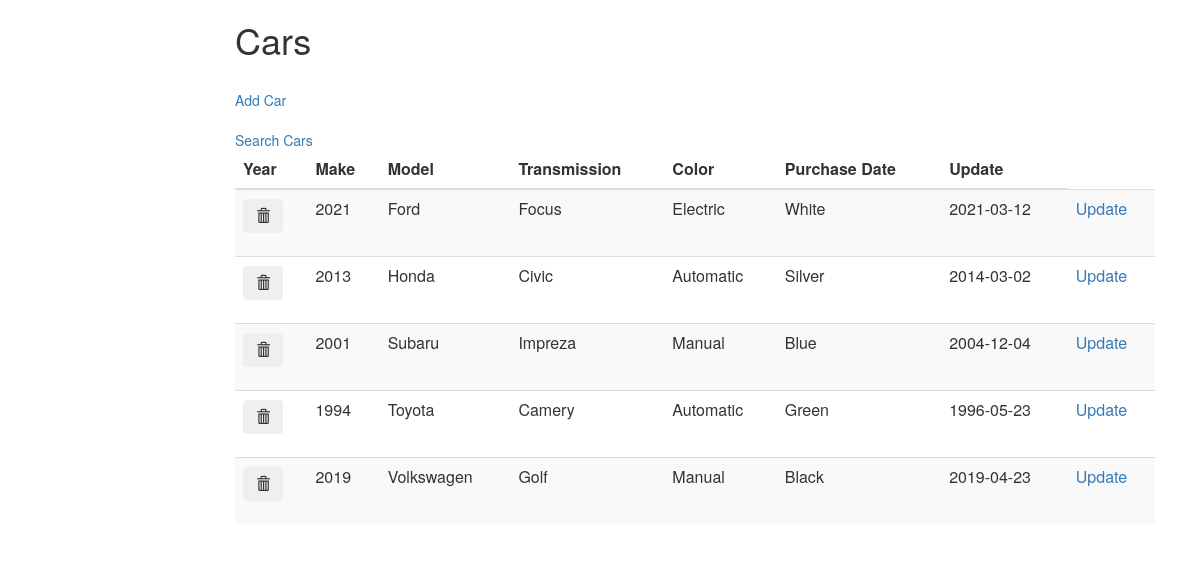
The page /view.php on the database its author committed.
### tables this page shows
CREATE TABLE IF NOT EXISTS cars (
id INT UNSIGNED AUTO_INCREMENT NOT NULL PRIMARY KEY,
        carYear INT(4) DEFAULT NULL,
        carMake VARCHAR(50) DEFAULT NULL,
        carModel VARCHAR(50) DEFAULT NULL,
        carTrans VARCHAR(50) DEFAULT NULL,
        carColor VARCHAR(50) DEFAULT NULL,
        carPurchase DATE
        
        
);

### model/cars.php (called while the page is built, shortened)
<?php
class Cars{
    private $carData;
    public function __construct($configFile){
        if ($ini = parse_ini_file($configFile)){
            $carPDO = new PDO ("mysql:host=" .$ini['servername'] . ";port=" .$ini['port'] . ";dbname=" . $ini['dbname'], $ini['username'], $ini['password']);
            $carPDO->setAttribute(PDO::ATTR_EMULATE_PREPARES, false);
            $carPDO->setAttribute(PDO::ATTR_ERRMODE, PDO::ERRMODE_EXCEPTION);
            $this->carData = $carPDO;
        }
        else{
            throw new Exception("<h2>Creation of database object failed!</h2>", 0, null);
        }
    }
    public function getCars () {
        $results = [];
        $carTable = $this->carData;
        $stmt = $carTable->prepare("SELECT id, carYear, carMake, carModel, carTrans, carColor, carPurchase FROM cars ORDER BY carMake");
        if ( $stmt->execute() && $stmt->rowCount() > 0 )
        {
             $results = $stmt->fetchAll(PDO::FETCH_ASSOC);
         }
         return ($results);
    }
}
?>

### view.php (the view, shortened to what this page needs)
<?php
    include_once __DIR__ . '/model/cars.php';
    $configFile = __DIR__ . '/model/dbconfig.ini';
    try
    {
        $carDatabase = new Cars($configFile);
    }
    catch ( Exception $error )
    {
        echo "<h2>" . $error->getMessage() . "</h2>";
    }
    $carList = $carDatabase->getCars();
?>
<html lang="en">
<head>
  <link rel="stylesheet" href="https://maxcdn.bootstrapcdn.com/bootstrap/3.4.0/css/bootstrap.min.css">
</head>
<body>
    <div class="container">
    <div class="col-sm-offset-2 col-sm-10">
        <h1>Cars</h1>
        <br />
        <a href="update.php?action=Add">Add Car</a>
        <a href="carList.php?action=Post">Search Cars</a>
    <table class="table table-striped">
        <thead>
            <tr>
                <th>Year</th>
                <th>Make</th>
                <th>Model</th>
                <th>Transmission</th>
                <th>Color</th>
                <th>Purchase Date</th>
                <th>Update</th>
            </tr>
        </thead>
        <tbody>
        <?php foreach ($carList as $row): ?>
            <tr>
                <td>
                    <form action="view.php" method="post">
                        <button class="btn glyphicon glyphicon-trash" type="submit"></button>
                </td>
                <td><?php echo $row['carYear']; ?></td>
                <td><?php echo $row['carMake']; ?></td>
                <td><?php echo $row['carModel']; ?></td>
                <td><?php echo $row['carTrans']; ?></td>
                <td><?php echo $row['carColor'];?></td>
                <td><?php echo $row['carPurchase']; ?></td>
                <td><a href="update.php?action=Update&carId=<?= $row['id'] ?>">Update</a></td>
            </tr>
        <?php endforeach; ?>
        </tbody>
    </table>
    </div>
    </div>
</body>
</html>

### rows shown on the page
cars: carYear "2021", carMake "Ford", carModel "Focus", carTrans "Electric", carColor "White", carPurchase "2021-03-12"
cars: carYear "2013", carMake "Honda", carModel "Civic", carTrans "Automatic", carColor "Silver", carPurchase "2014-03-02"
cars: carYear "2001", carMake "Subaru", carModel "Impreza", carTrans "Manual", carColor "Blue", carPurchase "2004-12-04"
cars: carYear "1994", carMake "Toyota", carModel "Camery", carTrans "Automatic", carColor "Green", carPurchase "1996-05-23"
cars: carYear "2019", carMake "Volkswagen", carModel "Golf", carTrans "Manual", carColor "Black", carPurchase "2019-04-23"
